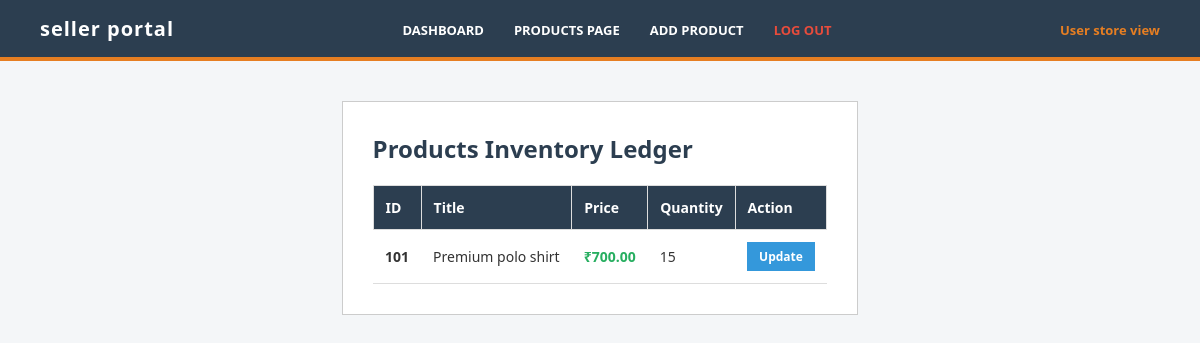
The page /seller/products/ (signed in) on the database as committed earlier.
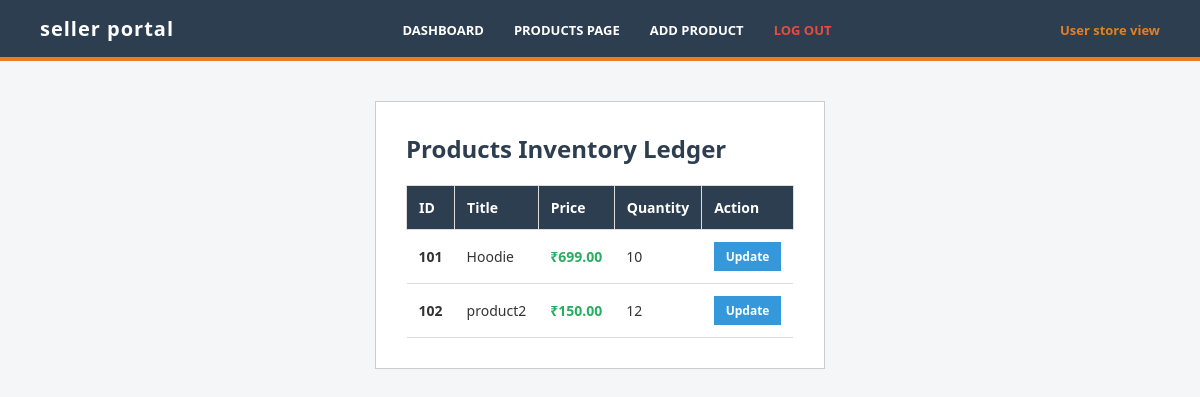
The same page on the database as committed later.
### e_commerce_app/models.py (models this page shows, shortened)
class Products(models.Model):
    product_id = models.PositiveBigIntegerField(primary_key=True)
    product_title = models.CharField(max_length=200)
    product_price = models.DecimalField(max_digits=10, decimal_places=2)
    product_desc = models.TextField(blank=True)
    created_at = models.DateField(auto_now_add=True)
    modified_at = models.DateField(auto_now=True)
    is_active = models.BooleanField(default=False)
    available_qty = models.IntegerField(default=0)
    product_img = models.ImageField(upload_to='products/', blank=True, null=True)

### e_commerce_app/views.py (the view)
# urls.py: path('seller/products/', views.seller_products, name='seller_products'),
@login_required(login_url='seller_login')
def seller_products(request):
    all_items = Products.objects.all().order_by('product_id')
    return render(request, 'seller/products_list.html', {'products': all_items})

### templates/seller/products_list.html
{% extends 'seller/base_seller.html' %}
{% block seller_content %}
<div class="table-box">
    <h2>Products Inventory Ledger</h2>
    <table class="ledger-table">
        <thead>
            <tr>
                <th>ID</th>
                <th>Title</th>
                <th>Price</th>
                <th>Quantity</th>
                <th>Action</th>
            </tr>
        </thead>
        <tbody>
            {% for product in products %}
            <tr>
                <td style="font-weight: bold;">{{ product.product_id }}</td>
                <td>{{ product.product_title }}</td>
                <td class="price-text">₹{{ product.product_price }}</td>
                <td>{{ product.available_qty }}</td>
                <td>
                    <a href="{% url 'seller_update_product' product.pk %}" class="update-action-btn">Update</a>
                </td>
            </tr>
            {% empty %}
            <tr>
                <td colspan="5" style="text-align: center; color: #7f8c8d; font-style: italic;">No records found.</td>
            </tr>
            {% endfor %}
        </tbody>
    </table>
</div>
{% endblock %}

### templates/seller/base_seller.html (shortened to what this page needs)
{% load static %}
<!DOCTYPE html>
<html lang="en">
<head>
    <link rel="stylesheet" href="{% static 'css/nav_style.css' %}">
</head>
<body>
    <nav class="seller-navbar">
        <div class="seller-brand">seller portal</div>
        <ul class="seller-menu">
            <li><a href="{% url 'seller_dashboard' %}">Dashboard</a></li>
            <li><a href="{% url 'seller_products' %}">Products page</a></li>
            <li><a href="{% url 'seller_add_product' %}">Add product</a></li>
            <li><a href="{% url 'seller_logout' %}" class="logout-link-text">Log Out</a></li>
        </ul>
        <div>
            <a href="{% url 'index' %}" class="switch-view-btn">User store view</a>
        </div>
    </nav>
    <div class="seller-workspace">
        {% block seller_content %}{% endblock %}
    </div>
</body>
</html>

### static/css/nav_style.css (style rules this page uses)
* { margin: 0; padding: 0; box-sizing: border-box; }
body { font-family: 'Segoe UI', -apple-system, BlinkMacSystemFont, Roboto, Oxygen, Ubuntu, Cantarell, sans-serif; background-color: #f4f6f8; color: #333333; display: flex; flex-direction: column; min-height: 100vh; }
.seller-navbar { display: flex; justify-content: space-between; align-items: center; background-color: #2c3e50; padding: 15px 40px; border-bottom: 4px solid #e67e22; }
.seller-brand { color: #ffffff; font-weight: 800; font-size: 20px; letter-spacing: 1px; }
.seller-menu { display: flex; list-style: none; gap: 30px; }
.seller-menu a { color: #ffffff; text-decoration: none; font-weight: 600; font-size: 13px; text-transform: uppercase; transition: color 0.2s ease; }
.switch-view-btn { color: #e67e22; text-decoration: none; font-weight: bold; font-size: 13px; }
.seller-workspace { padding: 40px; max-width: 1000px; margin: 0 auto; min-height: 80vh; }
.table-box { background: #ffffff; padding: 30px; border: 1px solid #cccccc; }
.table-box h2 { margin-top: 0; margin-bottom: 20px; color: #2c3e50; }
.ledger-table { width: 100%; border-collapse: collapse; text-align: left; }
.ledger-table th { background-color: #2c3e50; color: #ffffff; padding: 12px; border: 1px solid #dddddd; font-size: 14px; }
.ledger-table td { padding: 12px; border-bottom: 1px solid #dddddd; font-size: 14px; }
.price-text { color: #27ae60; font-weight: bold; }
.update-action-btn { display: inline-block; padding: 6px 12px; background-color: #3498db; color: #ffffff; text-decoration: none; font-size: 12px; font-weight: bold; transition: background-color 0.2s ease; }
.logout-link-text { color: #e74c3c !important; }

Rows that differ between the two databases and show on the page:
changed Products id 101: product_title "Premium polo shirt" → "Hoodie"; product_price "700.00" → "699.00"; available_qty "15" → "10"
added Products: product_id "102", product_title "product2", product_price "150.00", available_qty "12"
